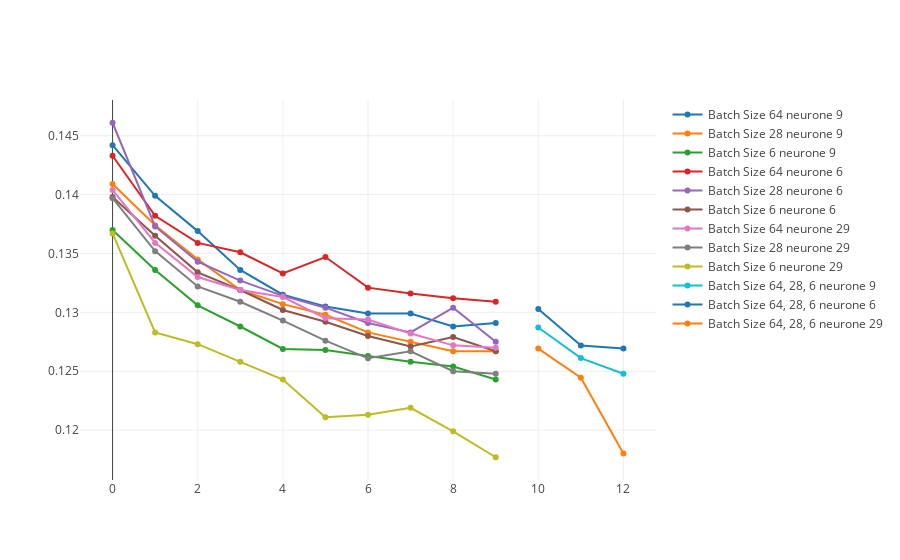

This figure's notebook cell:
### Code cell
data = [trace1,trace2,trace3,trace4,trace5,trace51, trace6, trace7,trace71,trace8,trace9,trace10]
layout = go.Layout(
    title='Plot Title',
    xaxis=dict(
        title='x Axis',
        titlefont=dict(
            family='Courier New, monospace',
            size=18,
            color='#7f7f7f'
        )
    ),
    yaxis=dict(
        title='y Axis',
        titlefont=dict(
            family='Courier New, monospace',
            size=18,
            color='#7f7f7f'
        )
    )
)
fig = go.Figure(data=data, layout=layout)
py.iplot(data, filename='Evaluation Dataset Validation Loss')

### Figure 1 — Plotly figure (JSON) as saved in the notebook; plotly's stock layout.template omitted (floating-point values rounded to 4 significant figures)
{"data": [{"name": "Batch Size 64 neurone 9", "type": "scatter", "x": [0, 1, 2, 3, 4, 5, 6, 7, 8, 9, 10], "y": [0.1442, 0.1399, 0.1369, 0.1336, 0.1315, 0.1305, 0.1299, 0.1299, 0.1288, 0.1291]}, {"name": "Batch Size 28 neurone 9", "type": "scatter", "x": [0, 1, 2, 3, 4, 5, 6, 7, 8, 9, 10], "y": [0.1409, 0.1374, 0.1345, 0.1319, 0.1307, 0.1298, 0.1283, 0.1275, 0.1267, 0.1267]}, {"name": "Batch Size 6 neurone 9", "type": "scatter", "x": [0, 1, 2, 3, 4, 5, 6, 7, 8, 9, 10], "y": [0.137, 0.1336, 0.1306, 0.1288, 0.1269, 0.1268, 0.1263, 0.1258, 0.1254, 0.1243]}, {"name": "Batch Size 64 neurone 6", "type": "scatter", "x": [0, 1, 2, 3, 4, 5, 6, 7, 8, 9, 10], "y": [0.1433, 0.1382, 0.1359, 0.1351, 0.1333, 0.1347, 0.1321, 0.1316, 0.1312, 0.1309]}, {"name": "Batch Size 28 neurone 6", "type": "scatter", "x": [0, 1, 2, 3, 4, 5, 6, 7, 8, 9, 10], "y": [0.1461, 0.1373, 0.1343, 0.1327, 0.1314, 0.1304, 0.1291, 0.1283, 0.1304, 0.1275]}, {"name": "Batch Size 6 neurone 6", "type": "scatter", "x": [0, 1, 2, 3, 4, 5, 6, 7, 8, 9, 10], "y": [0.1398, 0.1365, 0.1334, 0.1319, 0.1302, 0.1292, 0.128, 0.1271, 0.1279, 0.1267]}, {"name": "Batch Size 64 neurone 29", "type": "scatter", "x": [0, 1, 2, 3, 4, 5, 6, 7, 8, 9, 10], "y": [0.1404, 0.1359, 0.133, 0.1319, 0.1313, 0.1295, 0.1294, 0.1282, 0.1272, 0.127]}, {"name": "Batch Size 28 neurone 29", "type": "scatter", "x": [0, 1, 2, 3, 4, 5, 6, 7, 8, 9, 10], "y": [0.1397, 0.1352, 0.1322, 0.1309, 0.1293, 0.1276, 0.1261, 0.1267, 0.125, 0.1248]}, {"name": "Batch Size 6 neurone 29", "type": "scatter", "x": [0, 1, 2, 3, 4, 5, 6, 7, 8, 9, 10], "y": [0.1367, 0.1283, 0.1273, 0.1258, 0.1243, 0.1211, 0.1213, 0.1219, 0.1199, 0.1177]}, {"name": "Batch Size 64, 28, 6 neurone 9", "type": "scatter", "x": [10, 11, 12], "y": [0.1287, 0.1261, 0.1248]}, {"name": "Batch Size 64, 28, 6 neurone 6", "type": "scatter", "x": [10, 11, 12], "y": [0.1303, 0.1272, 0.1269]}, {"name": "Batch Size 64, 28, 6 neurone 29", "type": "scatter", "x": [10, 11, 12], "y": [0.1269, 0.1245, 0.118]}], "layout": {}}
